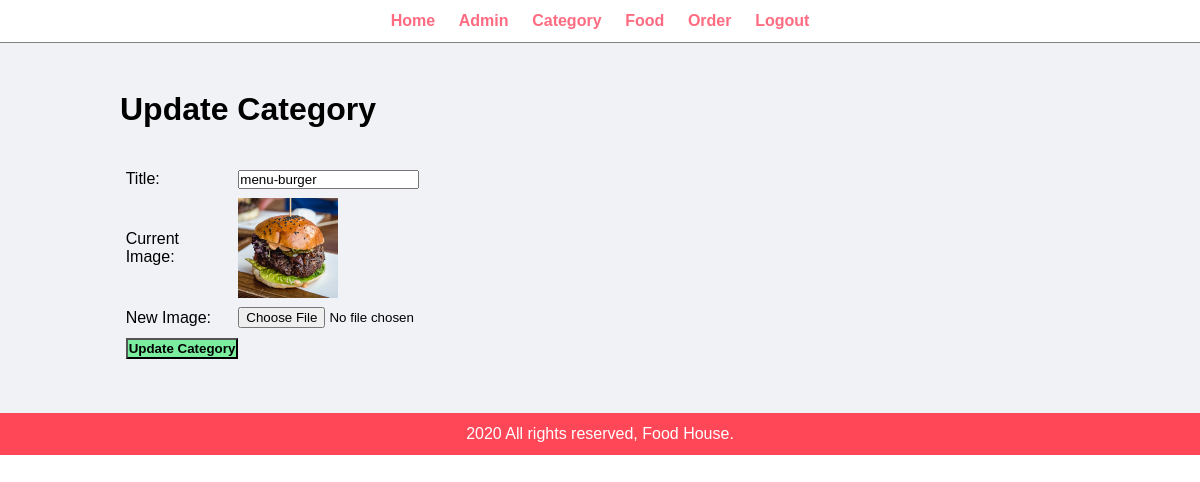
The app's page /Admin/update-category.php?id=20 (signed in) with its own data.
### tables this page shows
CREATE TABLE `category` (
  `cat_id` int(10) UNSIGNED NOT NULL,
  `title` varchar(100) NOT NULL,
  `image_name` varchar(225) NOT NULL,
  `active` varchar(10) NOT NULL,
  `featured` varchar(10) NOT NULL
);

### config/db.php (called while the page is built, shortened)
<?php
$server= "localhost";
$username= "root";
$password= "";
$dbname= "food_order";
$conn = mysqli_connect($server,$username,$password,$dbname);
function getRow($table,$field,$value){
	global $conn;
	$stmt = $conn->prepare("SELECT * FROM `$table` WHERE `$field` = ?");
	$stmt->bind_param('s',$value);
	$stmt->execute();
	$result= $stmt->get_result();
	if($result)
	{
		$rows = [];
		if(mysqli_num_rows($result) > 0)
		{
			$rows[] = $result->fetch_assoc();
			return $rows[0];
		}
	}
	return false;
}
?>

### Admin/update-category.php (the view, shortened to what this page needs)
<?php include('partials/menu.php'); ?>
<div class="main-content">
    <div class="wrapper">
        <h1>Update Category</h1>
        <br><br>
        <?php
            if(isset($_GET['id']) && is_numeric($_GET['id'])){
                $row = getRow('category','cat_id',$_GET['id']);
                $title = $row['title'];
                $current_image = $row['image_name'];
            }
        ?>
        <form action="" method="POST" enctype="multipart/form-data">
            <table class="tbl-30">
                <tr>
                    <td>Title: </td>
                    <td>
                        <input type="text" name="title" value="<?php echo htmlentities($title); ?>">
                    </td>
                </tr>
                <tr>
                    <td>Current Image: </td>
                    <td>
                        <?php
                        if($current_image!="")
                        {
                        ?>
                        <img src="<?php echo BURL; ?>images/category/<?php echo htmlentities($current_image); ?>" width="100px" >
                        <?php
                        }
                        else
                        {
                            echo "<div class='error'>Image not Added.</div>";
                        }
                        ?>
                    </td>
                </tr>
                <tr>
                    <td>New Image: </td>
                    <td>
                        <input type="file" name="image">
                    </td>
                </tr>
                <tr>
                    <td>
                        <input type="submit" name="submit" value="Update Category" class="btn-secondary">
                    </td>
                </tr>
            </table>
        </form>
    </div>
</div>
<?php include('partials/footer.php'); ?>

### css/admin.css (style rules this page uses)
* { margin: 0; padding: 0; font-family: Arial, Helvetica, sans-serif; }
.wrapper { padding: 1%; width: 80%; margin: 0 auto; }
.tbl-30 { width: 30%; }
table tr td { padding: 1%; }
.btn-secondary { background-color: #7bed9f; padding: 1%; color: black; text-decoration: none; font-weight: bold; }
.main-content { background-color: #f1f2f6; padding: 3% 0; }

### records on screen
category: title "menu-burger", image_name (picture)
